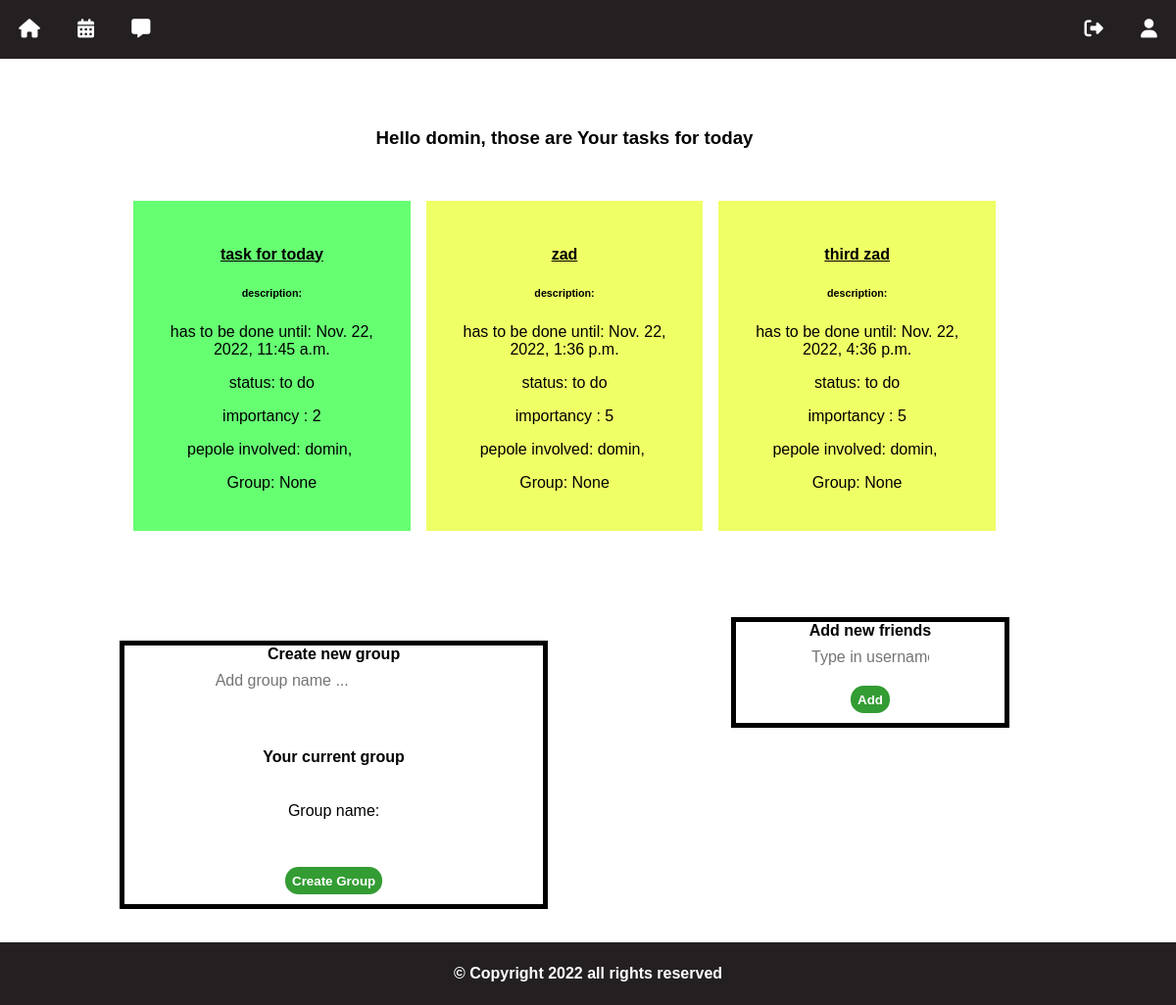
The app's page / (signed in) with its own data.
### task_organiser/models.py (models this page shows, shortened)
class Task(models.Model):
    status_choices = [
        ("to do", "to do"),
        ("in progress", "in progress"),
    ]
    name = models.CharField(max_length=100, null=True)
    description = models.CharField(max_length=1000, null=True, blank=True, default=" ")
    status = models.CharField(max_length=20, null=True, choices=status_choices)
    deadline = models.DateTimeField(null=True)
    date_added = models.DateTimeField(null=True, auto_now_add=True)
    importancy = models.IntegerField(null=True, default=1)
    users = models.ManyToManyField(User)
    group = models.ForeignKey(FriendsGroup, on_delete=models.CASCADE, blank=True, null=True)
    class Meta:
        constraints = [
            models.CheckConstraint(
                check=models.Q(importancy__gte=1) & models.Q(importancy__lt=10),
                name="A importancy value is valid between 1 and 10",
            )
        ]

### task_organiser/views.py (the view)
# urls.py: path('', views.home, name='home'),
@login_required(login_url='login')
def home(request):
    taskForm = addTaskForm()
    importancy = 1
    if request.method == "POST":
        form = addTaskForm(request.POST)
        if form.is_valid():
            form.save()
            return redirect("home_redirect")
    current_user = request.user
    tasks = current_user.task_set.filter(deadline__contains=date.today()).order_by("deadline")
    def return_class(x):
        if x <= 3:
            return "low"
        elif x > 6:
            return "high"
        else:
            return "medium"
    classes = [return_class(task.importancy) for task in tasks]
    tasks_classes = [[tasks[i], classes[i]] for i in range(len(tasks))]
    messages = Message.objects.filter(reciever=current_user).order_by('-date_sent')
    context = {"user": current_user, "form":taskForm, "importancy": importancy,
        "tasks": tasks_classes, "messages": messages,
    }
    return render(request, "task_organiser/home.html", context)

### task_organiser/forms.py
class addTaskForm(ModelForm):
    class Meta:
        model = Task
        fields = "__all__"
        widgets = {
            "description": Textarea(attrs={"rows":1, "cols":20}),
        }

### task_organiser/templates/task_organiser/home.html (shortened to what this page needs)
{% extends 'task_organiser/main_template.html' %}
{%load static %}
{% block content %}
<main class="main main--home">
    <div class="main__panel">
        <div class="plan" id="plan">
            <h3 class="plan-title">
                Hello {{user.username}}, those are Your tasks for today
            </h3>
            {% for task in tasks %}
                <div class="task {{task.1}}">
                    <h4 style="text-decoration:underline">
                        {{task.0.name}}
                    </h4>
                    <h6>
                       description: {{task.0.description}}
                    </h6>
                    <p>
                        has to be done until: {{task.0.deadline}}
                    </p>
                    <p>
                        status: {{task.0.status}}
                    </p>
                    <p>
                        importancy : {{task.0.importancy}}
                    </p>
                    <p>
                        pepole involved:
                        {% for user in task.0.users.all %}
                            {{ user.username }},&nbsp;
                        {% endfor %}
                    </p>
                    <p>
                        Group: {{ task.0.group }}
                    </p>
                </div>
            {% endfor %}
        </div>
        <fieldset class="createGroupForm">
            <legend>Create new group</legend>
            <br>
            <input type="text" name="groupName"
            class="friendGroupInput" placeholder="Add group name ...">
            <h4>Your current group</h4>
            <p class="groupName">
                Group name:
            </p>
            <button class="btn-submit" id="createGroupBtn">
                Create Group
            </button>
        </fieldset>
        <fieldset class="newFriends">
            <br>
            <legend>Add new friends</legend>
            <div class="addFriendForm">
                <input type="text" placeholder="Type in username" name="friendUsername" class="friendGroupInput">
                <button type="button" class="btn-submit">Add</button>
            </div>
        </fieldset>
    </div>
</main>
{% endblock %}

### task_organiser/templates/task_organiser/main_template.html (shortened to what this page needs)
<!DOCTYPE html>
{% load static %}
<html lang="en">
<head>
    <link rel="stylesheet" type="text/css" href="{% static '/css/style2.css' %}">
    <link rel="stylesheet" href="https://cdnjs.cloudflare.com/ajax/libs/font-awesome/4.7.0/css/font-awesome.min.css">
</head>
<body>
    {% include 'task_organiser/navbar.html' %}
    {% block content %}
    {% endblock %}
    <br>
    {% include 'task_organiser/footer.html' %}
</body>
</html>

### task_organiser/templates/task_organiser/navbar.html
{% load static %}
<nav class="nav">
    <ul class="nav__list">
        <li class="nav__item">
            <a href="{% url 'home' %}" class="nav__link" title="Home page"><i class="fa fa-home"></i></a>
        </li>
        <li class="nav__item">
            <a href="{% url 'calendar' %}" class="nav__link" title="Calendar"><i class="fa fa-calendar"></i></a>
        </li>
        <li class="nav__item">
            <a href="{% url 'messages' %}" class="nav__link" title="Messages"><i class="fa fa-message"></i></a>
        </li>
    </ul>
    <ul class="nav__list nav__list--side">
        <li class="nav__item nav__item--side">
            <a href="{% url 'logout' %}" class="nav__link" title="Logout"><i class="fa fa-right-from-bracket"></i></a>
        </li>
        <li class="nav__item nav__item--side nav__item--user">
            <a href="{% url 'userProfile' %}" title="Your profile" class="nav__link"><i class="fa fa-user" aria-hidden="true"></i></a>
        </li>
    </ul>
</nav>

### task_organiser/templates/task_organiser/footer.html
<footer id="footer">
    <p id="footer-text">&copy; Copyright 2022 all rights reserved</p>
</footer>

### static/css/style2.css (style rules this page uses)
body { margin: 0; padding: 0; font-family: Verdana, Geneva, Tahoma, sans-serif; background-image: url("/static/img/bc1.jpg"); background-size: 100% 110%; position: relative; min-height: 100vh; overflow-x: hidden; }
a { color:inherit; text-decoration: none; }
.nav { width: 100%; display: flex; flex-direction: row; justify-content: space-between; background-color: rgb(36,32,33); font-size:1.2em; color:white; font-weight: bold; }
.nav__list { list-style-type: none; margin:0; display:flex; padding: 0; }
.nav__link { padding: 1em; transition: .3s opacity, .3s background-color; will-change: opacity, background-color; display: block; }
.main--home { margin:auto; width: 80%; }
.main__panel, .mainPanelCal { display:grid; width:100%; margin-top:1em; grid-template-columns:60% 30%; gap: 3em; }
.plan, .planCal { grid-column: 1/3; padding: 1em; display: grid; column-gap: 1em; row-gap:1em; grid-template-columns: auto auto auto; }
.newFriends, .createGroupForm { min-height: 5em; border: 5px black solid; background-color: rgba(255, 255, 255, 0.427); text-align:center; margin-top:1.5em; display: flex; justify-content: center; flex-direction: column; align-items: center; position: relative; }
.newFriends { height:min-content; }
.addFriendForm { display: flex; width: 80%; justify-content: center; flex-direction: column; align-items:center; }
.friendGroupInput { width: 60%; padding:0.2em; margin-bottom: 0.2em; border-radius: 1em; border: none; font-size: 1em; }
.addFriendForm button { width: min-content; margin-top:1em; }
legend { font-weight:bold; margin-bottom: 1em; position: absolute; top:0; }
.createGroupForm { margin-top: 3em; width: 70%; }
.plan-title, .plan-title-cal { grid-column:1/4; background-color: rgba(255, 255, 255, 0.6); text-align: center; padding: 1em; height:min-content; }
.task { background-color: rgb(255 255 255 / 60%); padding:1.5em 1em; text-align: center; display: block; height: min-content; }
.btn-cancel, .btn-submit, #addTaskBtn { background-color: rgb(255, 38, 38); font-weight: bold; color:white; border-radius: 1em; padding: 0.5em; border:none; }
.btn-submit { background-color: rgb(15, 139, 15); }
#footer { position: absolute; bottom:0; top:100%; margin-top: 1em; background-color: rgb(36,32,33); display: flex; align-items: center; justify-content: center; font-weight: bold; color:white; padding: 2em 1em; width: calc(100% - 2em); }
.low { background-color:rgba(0, 255, 21, 0.6); }
.medium { background-color:rgba(229, 255, 0, 0.6); }
button { transition: opacity .4s; will-change: opacity; opacity: .85; }

### task_organiser/templates/task_organiser/home.html (style rules this page uses)
.task { width: fit-content; }

### records on screen
Task: name "task for today", deadline "Nov. 22, 2022, 11:45 a.m.", status "to do", importancy "2", group "None"
Task: name "zad", deadline "Nov. 22, 2022, 1:36 p.m.", status "to do", importancy "5", group "None"
Task: name "third zad", deadline "Nov. 22, 2022, 4:36 p.m.", status "to do", importancy "5", group "None"

### other values on screen
{{ user.username }} "domin"
